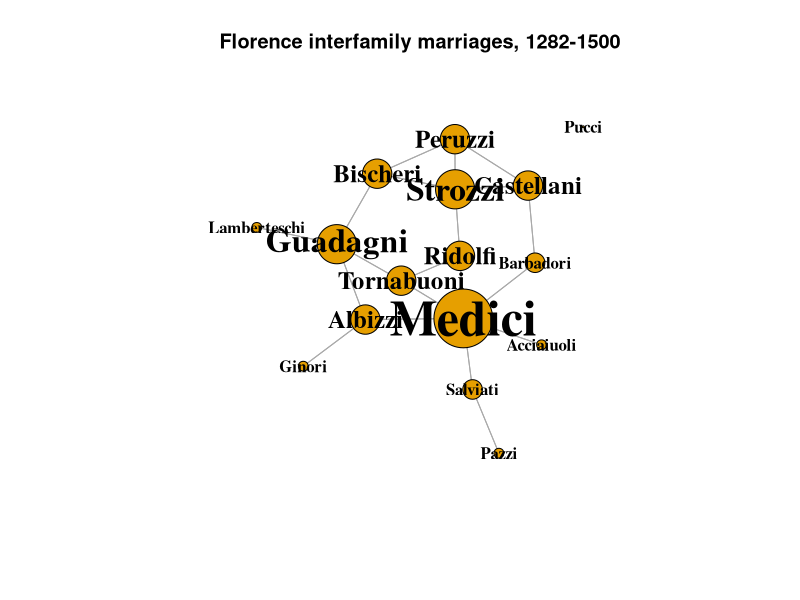

Write the R code that produced this figure. (Note: this script raises an error after producing the figure.)
## ---- chunk 1
knitr::opts_chunk$set(
	echo = FALSE,
	fig.height = 8,
	message = FALSE,
	warning = FALSE
)
library(network)
library(igraph)
library(tidyverse)
## ---- chunk 2
data(flo)
ntwk.ig <- graph_from_adjacency_matrix(flo)

ntwk.vcount <- vcount(ntwk.ig)
ntwk.ecount <- ecount(ntwk.ig)
ntwk.is_bipartite <- is_bipartite(ntwk.ig)
ntwk.is_directed <- is_directed(ntwk.ig)
ntwk.is_weighted <- is_weighted(ntwk.ig)
ntwk.vertex_attr_names <- vertex_attr_names(ntwk.ig)
ntwk.edge_attr_names <- edge_attr_names(ntwk.ig)
ntwk.names <- V(ntwk.ig)$name
ntwk.dyad_census <- igraph::dyad.census(ntwk.ig)
ntwk.triad_census <- igraph::triad_census(ntwk.ig)
ntwk.global_clustering_coef <- transitivity(ntwk.ig, type = "global")
ntwk.local_avg_clustering_coef <- transitivity(ntwk.ig, type = "average")
ntwk.avg_path_length <- average.path.length(ntwk.ig, directed = T)
ntwk.component_names <- names(igraph::components(ntwk.ig))
ntwk.components_no <- igraph::components(ntwk.ig)$no
ntwk.components_csize <- igraph::components(ntwk.ig)$csize

# distances(ntwk.ig,"Acciaiuoli","Strozzi", weights=NA)

ntwk.graph_density <- graph.density(ntwk.ig)
ntwk.graph_density_noloops <- graph.density(ntwk.ig, loops = TRUE)

ntwk.avg_degree <- igraph::degree(ntwk.ig)

# Get the degree info and make the data frame

ntwk.nodes <- data.frame(
  name = V(ntwk.ig)$name, 
  degree = igraph::degree(ntwk.ig),
  indegrees = igraph::degree(ntwk.ig, mode = "in", loops = FALSE),
  outdegrees = igraph::degree(ntwk.ig, mode = "out", loops = FALSE)
  )
# ntwk.nodes[ntwk.nodes$name %in% c("Medici", "Strozzi"),]

# Get degree centralization

ntwk.indegree_centralization <- 
  centr_degree(ntwk.ig, loops = FALSE, mode = "in")$centralization
ntwk.outdegree_centralization <- 
  centr_degree(ntwk.ig, loops = FALSE, mode = "out")$centralization
ntwk.total_centralization <- 
  centr_degree(ntwk.ig, loops = FALSE, mode = "total")$centralization
## ---- chunk 3
V(ntwk.ig)$size <- ntwk.nodes[,"degree"] * 5
V(ntwk.ig)$label.cex <- ntwk.nodes[,"degree"] / 4
V(ntwk.ig)$label.cex <- pmax(V(ntwk.ig)$label.cex, 1)

set.seed(1235)
V(ntwk.ig)$size <- ntwk.nodes[,"degree"] * 3
plot(
  ntwk.ig,
  layout = layout_components(ntwk.ig),
  edge.arrow.mode = 0,
  vertex.label.color = "black",
  vertex.shape = "circle",
  vertex.label.font = 2,
  main = "Florence interfamily marriages, 1282-1500"
)
## ---- chunk 4
closeness_centrality <- closeness(ntwk.ig, mode = "all")
# Calculate node size by 1000 x closeness
V(ntwk.ig)$size <- closeness_centrality * 1000
# Ensure minimum node size
V(ntwk.ig)$size <- pmax(V(ntwk.ig)$size, 1)
# Base text size on node size
V(ntwk.ig)$label.cex <- V(ntwk.ig)$size / 15
V(ntwk.ig)$label.cex <- pmax(V(ntwk.ig)$label.cex, 1)
set.seed(1235)
closeness_labels <- sprintf("%s\n%s", ntwk.names,
                            # Omit leading "0" can't be done in sprintf
                            substr(as.character(round(
                              closeness_centrality, 3
                            )), 2, 10))
plot(
  ntwk.ig,
  layout = layout_components(ntwk.ig),
  vertex.label = closeness_labels,
  edge.arrow.mode = 0,
  vertex.label.color = "black",
  vertex.shape = "circle",
  vertex.label.font = 2,
  main = "Florence nodes by closeness centrality"
)
## ---- chunk 5
betweenness_centrality <- betweenness(ntwk.ig)
# Calculate node size by 2 x betweenness
V(ntwk.ig)$size <- betweenness_centrality / 2
# Ensure minimum node size
V(ntwk.ig)$size <- pmax(V(ntwk.ig)$size, 10)
# Base text size on node size
V(ntwk.ig)$label.cex <- V(ntwk.ig)$size / 15
V(ntwk.ig)$label.cex <- pmax(V(ntwk.ig)$label.cex, 1)

colors <- case_when(
  betweenness_centrality == 0 ~ "#FFFF33",
  betweenness_centrality < 20 ~ "#FF8033",
  TRUE ~ "#FF0033"
)
set.seed(1235)
plot(
  ntwk.ig,
  vertex.color = colors,
  layout = layout_components(ntwk.ig),
  edge.arrow.mode = 0,
  vertex.label.color = "black",
  vertex.shape = "circle",
  vertex.label.font = 2,
  main = "Florence nodes by betweenness centrality"
)
## ---- chunk 6
sort(round(betweenness_centrality, 2), decreasing = TRUE)
## ---- chunk 7
eigen_info <- centr_eigen(ntwk.ig, directed = T)

# Calculate node size by 1000 x closeness
V(ntwk.ig)$size <- eigen_info$vector * 30
# Ensure minimum node size
V(ntwk.ig)$size <- pmax(V(ntwk.ig)$size, 5)
# Base text size on node size
V(ntwk.ig)$label.cex <- V(ntwk.ig)$size / 15
V(ntwk.ig)$label.cex <- pmax(V(ntwk.ig)$label.cex, 1)

# colors <- case_when(
#   betweenness_centrality == 0 ~ "#FFFF33",
#   betweenness_centrality < 20 ~ "#FF8033",
#   TRUE ~ "#FF0033"
# )
set.seed(1235)
eigen_labels <- sprintf("%s\n%.2f", ntwk.names, eigen_info$vector)

plot(
  ntwk.ig,
  # vertex.color = colors,
  layout = layout_components(ntwk.ig),
  vertex.label = eigen_labels,
  edge.arrow.mode = 0,
  vertex.label.color = "black",
  vertex.shape = "circle",
  vertex.label.font = 2,
  main = "Florence nodes by eigenvector centrality"
)

## ---- chunk 8
bon_info <- power_centrality(ntwk.ig)

# H/T: range01 <- function(x){(x-min(x))/(max(x)-min(x))}
range01 <- function(x){(x-min(x))/(max(x)-min(x))}
scaled_bon_info <- range01(bon_info)

# Calculate node size by 1000 x closeness
V(ntwk.ig)$size <- scaled_bon_info * 30
# Ensure minimum node size
V(ntwk.ig)$size <- pmax(V(ntwk.ig)$size, 5)
# Base text size on node size
V(ntwk.ig)$label.cex <- V(ntwk.ig)$size / 15
V(ntwk.ig)$label.cex <- pmax(V(ntwk.ig)$label.cex, 1)

# colors <- case_when(
#   betweenness_centrality == 0 ~ "#FFFF33",
#   betweenness_centrality < 20 ~ "#FF8033",
#   TRUE ~ "#FF0033"
# )
set.seed(1235)
eigen_labels <- sprintf("%s\n%.2f", ntwk.names, bon_info)

plot(
  ntwk.ig,
  # vertex.color = colors,
  layout = layout_components(ntwk.ig),
  vertex.label = eigen_labels,
  edge.arrow.mode = 0,
  vertex.label.color = "black",
  vertex.shape = "circle",
  vertex.label.font = 2,
  main = "Florence nodes by Bonacich centrality"
)
